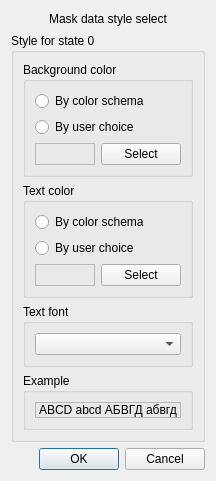
<?xml version="1.0" encoding="UTF-8"?>
<ui version="4.0">
 <class>DialogColorSt0</class>
 <widget class="QDialog" name="DialogColorSt0">
  <property name="geometry">
   <rect>
    <x>0</x>
    <y>0</y>
    <width>211</width>
    <height>461</height>
   </rect>
  </property>
  <property name="windowTitle">
   <string>Dialog</string>
  </property>
  <layout class="QGridLayout" name="gridLayout_6">
   <item row="0" column="0">
    <widget class="QLabel" name="lblTitle">
     <property name="sizePolicy">
      <sizepolicy hsizetype="Preferred" vsizetype="Maximum">
       <horstretch>0</horstretch>
       <verstretch>0</verstretch>
      </sizepolicy>
     </property>
     <property name="minimumSize">
      <size>
       <width>0</width>
       <height>16</height>
      </size>
     </property>
     <property name="text">
      <string>Mask data style select</string>
     </property>
     <property name="alignment">
      <set>Qt::AlignCenter</set>
     </property>
    </widget>
   </item>
   <item row="1" column="0">
    <widget class="QGroupBox" name="groupBox">
     <property name="title">
      <string>Style for state 0</string>
     </property>
     <layout class="QGridLayout" name="gridLayout_4" rowstretch="0,0,0,1">
      <item row="0" column="0">
       <widget class="QGroupBox" name="groupBox_2">
        <property name="title">
         <string>Background color</string>
        </property>
        <layout class="QGridLayout" name="gridLayout_2">
         <item row="0" column="0" colspan="2">
          <widget class="QRadioButton" name="rbtState0BackgroundColorDefault">
           <property name="text">
            <string>By color schema</string>
           </property>
          </widget>
         </item>
         <item row="1" column="0" colspan="2">
          <widget class="QRadioButton" name="rbtState0BackgroundColorByUser">
           <property name="text">
            <string>By user choice</string>
           </property>
          </widget>
         </item>
         <item row="2" column="0">
          <widget class="QLabel" name="lblState0BackgroundColor">
           <property name="frameShape">
            <enum>QFrame::StyledPanel</enum>
           </property>
           <property name="text">
            <string/>
           </property>
          </widget>
         </item>
         <item row="2" column="1">
          <widget class="QPushButton" name="btnState0BackgroundColor">
           <property name="text">
            <string>Select</string>
           </property>
          </widget>
         </item>
        </layout>
       </widget>
      </item>
      <item row="1" column="0">
       <widget class="QGroupBox" name="groupBox_4">
        <property name="title">
         <string>Text color</string>
        </property>
        <layout class="QGridLayout" name="gridLayout_3">
         <item row="0" column="0" colspan="2">
          <widget class="QRadioButton" name="rbtState0TextColorDefault">
           <property name="text">
            <string>By color schema</string>
           </property>
          </widget>
         </item>
         <item row="1" column="0" colspan="2">
          <widget class="QRadioButton" name="rbtState0TextColorByUser">
           <property name="text">
            <string>By user choice</string>
           </property>
          </widget>
         </item>
         <item row="2" column="0">
          <widget class="QLabel" name="lblState0TextColor">
           <property name="frameShape">
            <enum>QFrame::StyledPanel</enum>
           </property>
           <property name="text">
            <string/>
           </property>
          </widget>
         </item>
         <item row="2" column="1">
          <widget class="QPushButton" name="btnState0TextColor">
           <property name="text">
            <string>Select</string>
           </property>
          </widget>
         </item>
        </layout>
       </widget>
      </item>
      <item row="2" column="0">
       <widget class="QGroupBox" name="grpState0TextFont">
        <property name="title">
         <string>Text font</string>
        </property>
        <layout class="QGridLayout" name="gridLayout_5">
         <item row="0" column="0">
          <widget class="QComboBox" name="cmbState0TextFont"/>
         </item>
        </layout>
       </widget>
      </item>
      <item row="3" column="0">
       <widget class="QGroupBox" name="groupBox_3">
        <property name="title">
         <string>Example</string>
        </property>
        <layout class="QGridLayout" name="gridLayout">
         <item row="0" column="0">
          <widget class="QLabel" name="lblState0Example">
           <property name="frameShape">
            <enum>QFrame::StyledPanel</enum>
           </property>
           <property name="frameShadow">
            <enum>QFrame::Sunken</enum>
           </property>
           <property name="text">
            <string>ABCD abcd АБВГД абвгд</string>
           </property>
          </widget>
         </item>
        </layout>
       </widget>
      </item>
     </layout>
    </widget>
   </item>
   <item row="2" column="0">
    <widget class="QDialogButtonBox" name="buttonBox">
     <property name="orientation">
      <enum>Qt::Horizontal</enum>
     </property>
     <property name="standardButtons">
      <set>QDialogButtonBox::Cancel|QDialogButtonBox::Ok</set>
     </property>
    </widget>
   </item>
  </layout>
 </widget>
 <resources/>
 <connections>
  <connection>
   <sender>buttonBox</sender>
   <signal>accepted()</signal>
   <receiver>DialogColorSt0</receiver>
   <slot>accept()</slot>
   <hints>
    <hint type="sourcelabel">
     <x>201</x>
     <y>451</y>
    </hint>
    <hint type="destinationlabel">
     <x>157</x>
     <y>274</y>
    </hint>
   </hints>
  </connection>
  <connection>
   <sender>buttonBox</sender>
   <signal>rejected()</signal>
   <receiver>DialogColorSt0</receiver>
   <slot>reject()</slot>
   <hints>
    <hint type="sourcelabel">
     <x>201</x>
     <y>451</y>
    </hint>
    <hint type="destinationlabel">
     <x>286</x>
     <y>274</y>
    </hint>
   </hints>
  </connection>
 </connections>
</ui>
